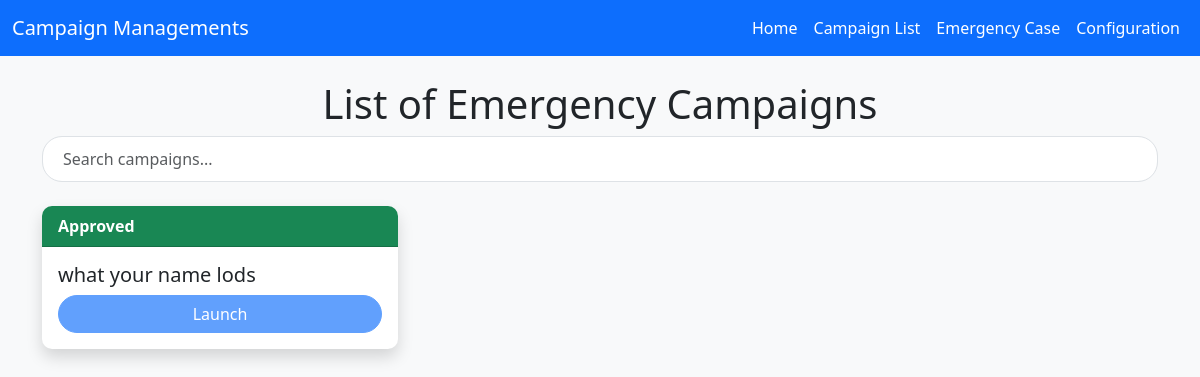
The page /admix/emergency (signed in) on the database as committed earlier.
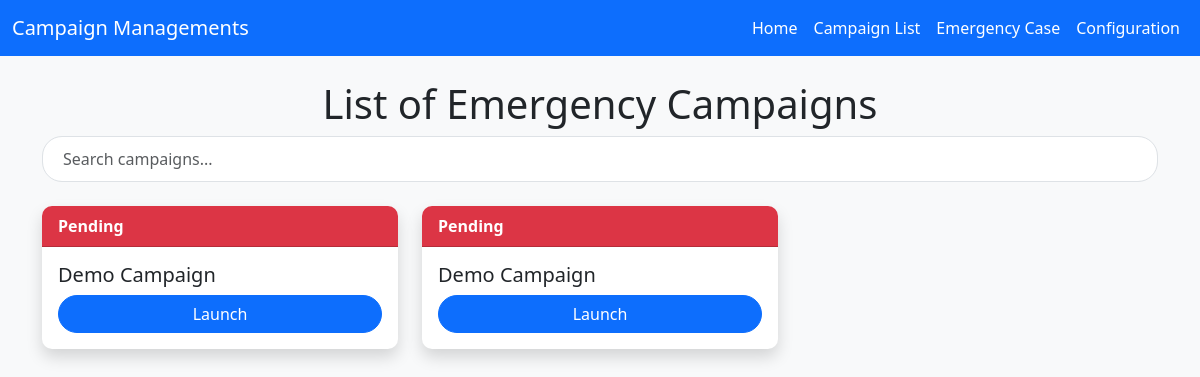
The same page on the database as committed later.
### base/models.py (models this page shows, shortened)
class Campaign(models.Model):
    CATEGORY_CHOICES = [
        ('organisation/charity/npo/pbo', 'Organisation/Charity/NPO/PBO'),
        ('in loving memory of', 'In Loving Memory Of'),
        ('fire/drought/disaster/support', 'Fire/Drought/Disaster/Support'),
        ('education & training', 'Education & Training'),
        ('sport', 'sport'),
        ('Social welfare/commnity development/support', 'Social Welfare/Commnity Development/Support'),
        ('youth', 'youth'),
        ('arts & culture', 'Arts & Culture'),
        ('Nature conservation', 'Nature Conservation'),
        ('Animal Welfare/outreach', 'Animal Welfare/Outreach'),
        ('Vehicle', 'Vehicle'),
        ('Home', 'Home'),
        ('Business/App', 'Business/App'),
        ('legal', 'Legal'),
        ('Other', 'Other'),
    ]
    EVENT_CHOICE  = [
        ('aQuelle Midmar Mile 2025', 'aQuelle Midmar Mile 2025'),
        ('Hyrox johannesburg|Season 24/25', 'Hyrox johannesburg|Season 24/25'),
        ('vusa24', 'vusa24'),
        ('Comrades 2024', 'Comrades 2024'),
        ('WESEEYOU EVENT', 'WESEEYOU EVENT'),
        ('AMASHOVA DURBA CLASSIC', 'AMASHOVA DURBA CLASSIC'),
        ('IRONMAN 70.3 -2024', 'IRONMAN 70.3 -2024'),
        ('ANNUAL KIDS CHRISTMAS PARTY', 'ANNUAL KIDS CHRISTMAS PARTY'),
        ('aQuelle Midmar Mile 2025', 'aQuelle Midmar Mile 2025'),
    ]
    SECTOR_CHOICE = [
        ('child welfare','Child Welfare'),
        ('education','Education'),
        ('Community development','Community Development'),
        ('Environmental','Environmental'),
        ('Health','Health'),
        ('medical','Medical'),
    ]
    campaign_name = models.CharField( max_length=50)
    monetary = models.DecimalField( max_digits=15, decimal_places=2)
    category = models.CharField(max_length=100 , choices= CATEGORY_CHOICES)
    story = models.TextField()
    sector = models.CharField(max_length=100, choices=SECTOR_CHOICE, null=True)
    event = models.CharField(max_length=100, choices=EVENT_CHOICE)
    start_date = models.DateTimeField(auto_now_add=True)
    end_date = models.DateTimeField(auto_now_add=True)
    images = models.ImageField(upload_to='images/')
    video_url = models.URLField(max_length=1000 , blank=True)
    social_link  = models.URLField( max_length=1000, blank=True)
    address = models.CharField(max_length=100,null=True)
    address1 = models.CharField(max_length=100)
    city  = models.CharField( max_length=100)
    zipcode = models.CharField( max_length=50)
    state = models.CharField(max_length=50)
    country = CountryField(blank_label='(select country)', null=True, blank=True)
    organization_payment = models.BooleanField(default=False)
    single_payment = models.BooleanField(default=False)
    is_featured = models.BooleanField(default=False)
    user = models.ForeignKey(CustomUser, on_delete=models.CASCADE,blank=True,null=True)
    goal = models.DecimalField(max_digits=10, decimal_places=2,default=0.00)
    token = models.CharField( max_length=32, unique=True, blank=True, default=generate_unique_token)
    is_launch =models.BooleanField(default=False)
    is_status = models.BooleanField(default=False)
    is_emergency =models.BooleanField(default=False)

### admix/views.py (the view)
# urls.py: path('emergency',emergency,name='emergency'),
@login_required(login_url='admix:login')
def emergency(request):
    campaign = Campaign.objects.filter(is_emergency=True)
    context ={
            'campaign':campaign
        }
    return render (request, 'admin/emergency.html',context)

### base/templates/admin/emergency.html (shortened to what this page needs)
{% extends "admin/admin-base.html" %}
{% block content %}
<div class="container mt-4">
    <h1 style="text-align:center">List of  Emergency Campaigns</h1>
    <div class="mb-4">
        <input type="text" id="searchBar" class="form-control" placeholder="Search campaigns...">
    </div>
    <div class="row" id="campaignContainer">
        {% if campaign %}
        {% for campaign in campaign reversed %}
        <div class="col-md-4 mb-4">
            <div class="card border-0 shadow">
                {% if campaign.is_launch %}
                <div class="card-header text-white bg-success">Approved</div>
                {% else %}
                <div class="card-header text-white bg-danger">Pending</div>
                {% endif %}
                <div class="card-body">
                    <h5 class="card-title">{{ campaign.campaign_name }}</h5>
                    {% if campaign.is_launch %}
                    <button class="btn btn-primary w-100"
                      disabled
                        data-token="{{ campaign.token }}"
                        onclick="launchModal(this, '{{ campaign.campaign_name }}', '{{ campaign.start_date }}', '{{ campaign.monetary }}', '{{ campaign.goal }}', '{{ campaign.user.first_name }} {{ campaign.user.last_name }}')">
                        Launch
                    </button>
                    {% else %}
                    <button class="btn btn-primary w-100"
                      data-token="{{ campaign.token }}"
                      onclick="launchModal(this, '{{ campaign.campaign_name }}', '{{ campaign.start_date }}', '{{ campaign.monetary }}', '{{ campaign.goal }}', '{{ campaign.user.first_name }} {{ campaign.user.last_name }}')">
                      Launch
                  </button>
                    {% endif %}
                </div>
            </div>
        </div>
        {% endfor %}
        {% else %}
        <div class="col-md-4 mb-4">
            <div class="card border-0 shadow">
                <div class="card-header text-white bg-danger">Pending</div>
                <div class="card-body">
                    <h5 class="card-title"> Demo Campaign </h5>
                    <button class="btn btn-primary w-100" onclick="launchModal(this, 'Campaign 2', '2025-02-15', '$10,000', '$3,000', 'Jane Smith')">Launch</button>
                </div>
            </div>
        </div>
        <div class="col-md-4 mb-4">
            <div class="card border-0 shadow">
                <div class="card-header text-white bg-danger">Pending</div>
                <div class="card-body">
                    <h5 class="card-title"> Demo Campaign</h5>
                    <button class="btn btn-primary w-100" onclick="launchModal(this, 'Campaign 3', '2025-03-10', '$7,500', '$2,500', 'Michael Johnson')">Launch</button>
                </div>
            </div>
        </div>
    </div>
</div>
{% endif %}
</body>
</html>
{% endblock content %}

Rows that differ between the two databases and show on the page:
removed Campaign: is_launch "Approved", campaign_name "what your name lods"
Other text that changed with them:
text now shown: "Pending Demo Campaign Launch Pending Demo Campaign Launch"
